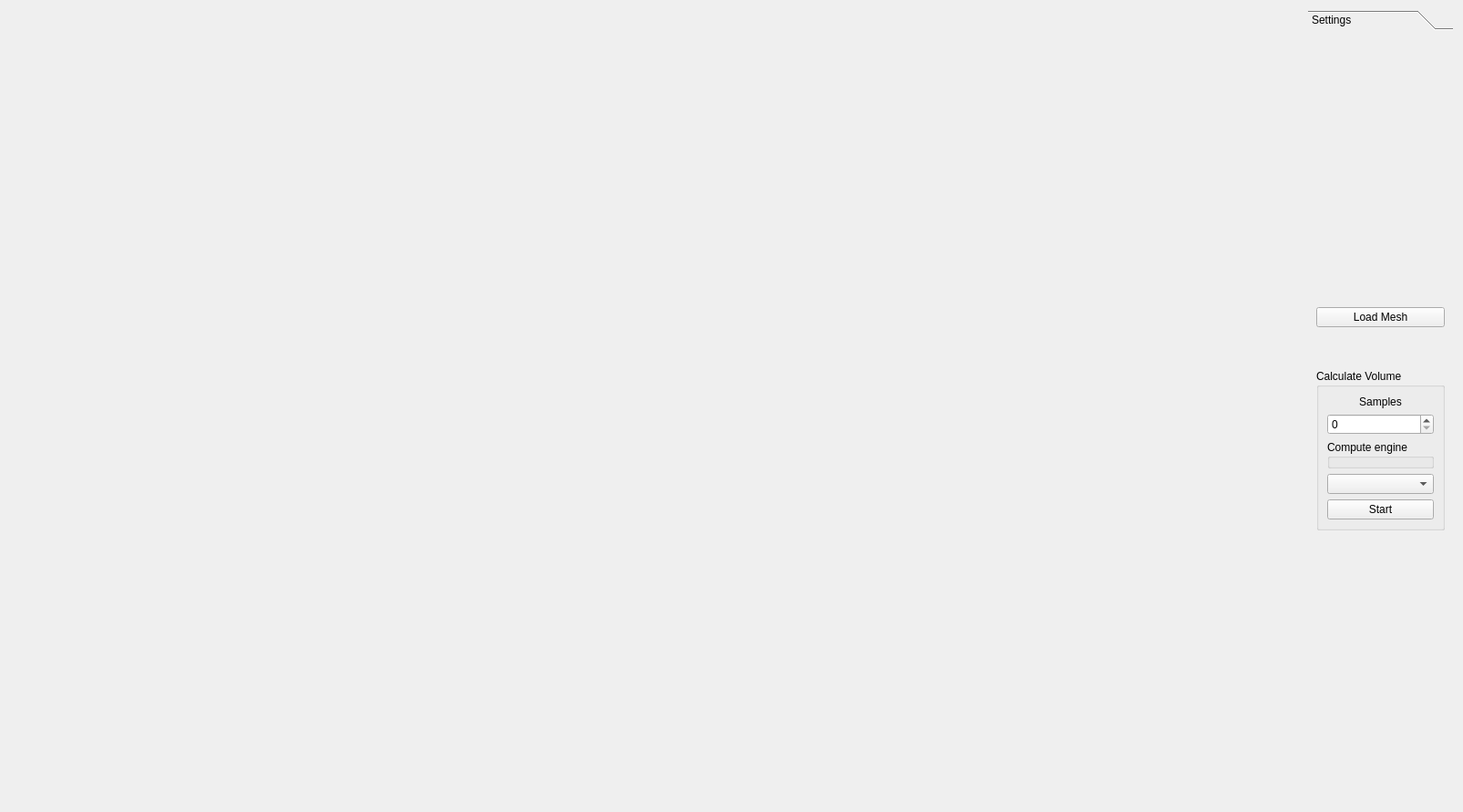
<?xml version="1.0" encoding="UTF-8"?>
<ui version="4.0">
 <class>DisplayWidget</class>
 <widget class="QWidget" name="DisplayWidget">
  <property name="geometry">
   <rect>
    <x>0</x>
    <y>0</y>
    <width>1605</width>
    <height>891</height>
   </rect>
  </property>
  <property name="windowTitle">
   <string>Form</string>
  </property>
  <layout class="QHBoxLayout" name="horizontalLayout" stretch="5,0">
   <item>
    <widget class="SceneContainer" name="sceneContainer" native="true"/>
   </item>
   <item>
    <widget class="QToolBox" name="toolBox">
     <property name="currentIndex">
      <number>0</number>
     </property>
     <widget class="QWidget" name="page">
      <property name="geometry">
       <rect>
        <x>0</x>
        <y>0</y>
        <width>146</width>
        <height>826</height>
       </rect>
      </property>
      <attribute name="label">
       <string>Settings</string>
      </attribute>
      <layout class="QVBoxLayout" name="verticalLayout" stretch="1,0,0,0,1">
       <item>
        <spacer name="verticalSpacer_2">
         <property name="orientation">
          <enum>Qt::Vertical</enum>
         </property>
         <property name="sizeHint" stdset="0">
          <size>
           <width>20</width>
           <height>40</height>
          </size>
         </property>
        </spacer>
       </item>
       <item>
        <widget class="QPushButton" name="loadMeshButton">
         <property name="text">
          <string>Load Mesh</string>
         </property>
        </widget>
       </item>
       <item>
        <spacer name="verticalSpacer_4">
         <property name="orientation">
          <enum>Qt::Vertical</enum>
         </property>
         <property name="sizeHint" stdset="0">
          <size>
           <width>20</width>
           <height>40</height>
          </size>
         </property>
        </spacer>
       </item>
       <item>
        <widget class="QGroupBox" name="groupBox">
         <property name="title">
          <string>Calculate Volume</string>
         </property>
         <layout class="QVBoxLayout" name="verticalLayout_3">
          <item>
           <widget class="QLabel" name="label">
            <property name="text">
             <string>Samples</string>
            </property>
            <property name="alignment">
             <set>Qt::AlignBottom|Qt::AlignHCenter</set>
            </property>
           </widget>
          </item>
          <item>
           <widget class="QSpinBox" name="samplesCountInput">
            <property name="wrapping">
             <bool>false</bool>
            </property>
            <property name="frame">
             <bool>true</bool>
            </property>
            <property name="accelerated">
             <bool>true</bool>
            </property>
           </widget>
          </item>
          <item>
           <widget class="QGroupBox" name="groupBox_2">
            <property name="title">
             <string>Compute engine</string>
            </property>
           </widget>
          </item>
          <item>
           <widget class="QComboBox" name="engineSelect"/>
          </item>
          <item>
           <widget class="QPushButton" name="startButton">
            <property name="text">
             <string>Start</string>
            </property>
           </widget>
          </item>
         </layout>
        </widget>
       </item>
       <item>
        <spacer name="verticalSpacer">
         <property name="orientation">
          <enum>Qt::Vertical</enum>
         </property>
         <property name="sizeHint" stdset="0">
          <size>
           <width>20</width>
           <height>40</height>
          </size>
         </property>
        </spacer>
       </item>
      </layout>
     </widget>
    </widget>
   </item>
  </layout>
 </widget>
 <customwidgets>
  <customwidget>
   <class>SceneContainer</class>
   <extends>QWidget</extends>
   <header>UserInterface/SceneContainer.h</header>
   <container>1</container>
  </customwidget>
 </customwidgets>
 <resources/>
 <connections/>
</ui>
